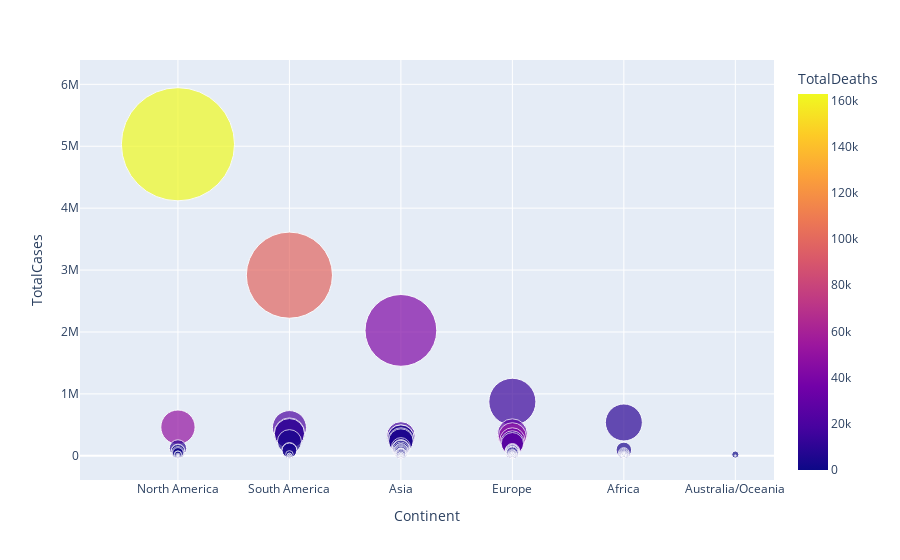

Source (notebook cell):
### Markdown cell above
Visualizing the total cases in each continent using scatter plot. Color represents the total deaths, where as size represents the number of cases.

### Code cell
px.scatter(covid_dataset, x='Continent',y='TotalCases',hover_data='Country/Region',size='TotalCases',color='TotalDeaths',size_max=80)

### Figure 1 — Plotly figure (JSON) as saved in the notebook; plotly's stock layout.template omitted (floating-point values rounded to 4 significant figures; data arrays with more than 128 entries replaced by an {"elided": "..."} marker saying what was removed)
{"data": [{"customdata": {"elided": "209x1 str values"}, "hovertemplate": "Continent=%{x}<br>TotalCases=%{marker.size}<br>Country/Region=%{customdata[0]}<br>TotalDeaths=%{marker.color}<extra></extra>", "legendgroup": "", "marker": {"color": {"elided": "209 int values"}, "coloraxis": "coloraxis", "size": {"elided": "209 int values"}, "sizemode": "area", "sizeref": 786.3, "symbol": "circle"}, "mode": "markers", "name": "", "orientation": "v", "showlegend": false, "type": "scatter", "x": {"elided": "209 str values"}, "xaxis": "x", "y": {"elided": "209 int values"}, "yaxis": "y"}], "layout": {"coloraxis": {"colorbar": {"title": {"text": "TotalDeaths"}}, "colorscale": [[0, "#0d0887"], [0.1111, "#46039f"], [0.2222, "#7201a8"], [0.3333, "#9c179e"], [0.4444, "#bd3786"], [0.5556, "#d8576b"], [0.6667, "#ed7953"], [0.7778, "#fb9f3a"], [0.8889, "#fdca26"], [1, "#f0f921"]]}, "legend": {"itemsizing": "constant", "tracegroupgap": 0}, "margin": {"t": 60}, "xaxis": {"anchor": "y", "domain": [0, 1], "title": {"text": "Continent"}}, "yaxis": {"anchor": "x", "domain": [0, 1], "title": {"text": "TotalCases"}}}}
